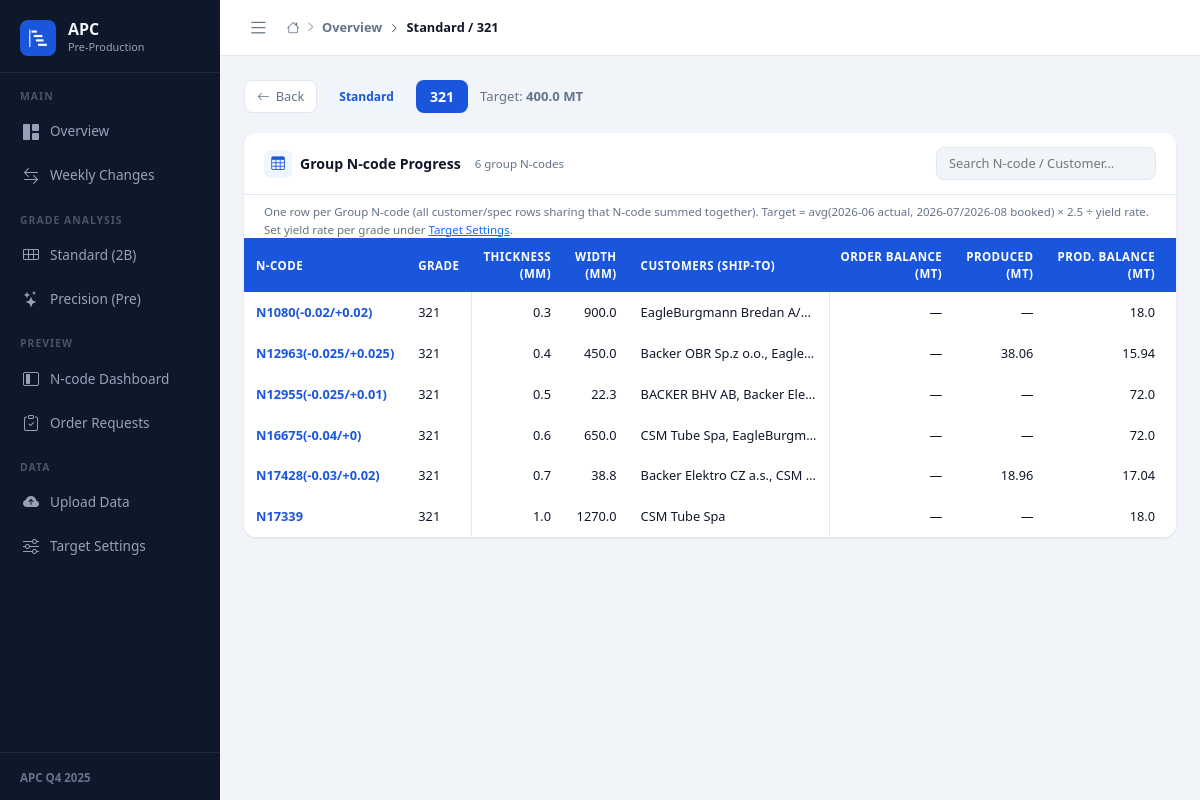
The app's page /detail/Standard/321 with its own data.
### tables this page shows
CREATE TABLE ncode_items (
    id INTEGER PRIMARY KEY AUTOINCREMENT,
    category TEXT NOT NULL,
    grade_astm TEXT NOT NULL,
    grade_en TEXT,
    thickness_mm REAL,
    n_code TEXT,
    covers_n_code TEXT,
    width_mm REAL,
    customer_sold_to TEXT,
    customer_ship_to TEXT,
    order_balance_qty REAL,
    produced_qty REAL,
    production_balance_qty REAL,
    preparation_qty REAL,
    production_plan_qty REAL,
    as_of_date TEXT,
    upload_id INTEGER REFERENCES upload_history(id),
    updated_at DATETIME DEFAULT CURRENT_TIMESTAMP
);

### app/routers/dashboard.py (the view)
@router.get("/detail/{category}/{grade:path}", response_class=HTMLResponse)
async def detail(request: Request, category: str, grade: str):
    if category == "Standard" and grade == "Other":
        placeholders = ",".join("?" * len(_STANDARD_OTHER_GRADES))
        target_clause = f"grade IN ({placeholders})"
        grade_params = tuple(_STANDARD_OTHER_GRADES)
        grade_set = set(_STANDARD_OTHER_GRADES)
    else:
        target_clause = "grade=?"
        grade_params = (grade,)
        grade_set = {grade}
    with get_db() as conn:
        target = conn.execute(
            f"SELECT SUM(target_qty_mt) as target_qty_mt FROM target_quantities WHERE category=? AND {target_clause}",
            (category, *grade_params),
        ).fetchone()
        grade_clause = "grade_astm IN ({})".format(",".join("?" * len(grade_set)))
        apc_rows = conn.execute(
            f"""SELECT * FROM sap_apc_orders
               WHERE ncode IN (SELECT n_code FROM ncode_items WHERE category=? AND {grade_clause})
               ORDER BY ncode, month""",
            (category, *grade_set),
        ).fetchall()
        master = _get_ncode_master_info(conn, category)
        history = _get_ncode_history_6m(conn, category)
        released = _get_released_order_by_ncode_month(conn)
        in_transit_by_ncode = _get_in_transit_by_ncode(conn)
        yield_rates = _get_yield_rates(conn, category)
    ncode_groups = []
    for nc, info in master.items():
        if info["grade"] not in grade_set:
            continue
        hist = history.get(nc, [0.0] * len(_HISTORY_MONTHS))
        jun_mt = hist[_HISTORY_MONTHS.index(NCODE_RATIO_ACTUAL_MONTH)]
        booked = released.get(nc, {})
        booked_mts = [(booked.get(m, 0) or 0) / 1000 for m in NCODE_RATIO_BOOKED_MONTHS]
        avg3_mt = (jun_mt + sum(booked_mts)) / (1 + len(NCODE_RATIO_BOOKED_MONTHS))
        yield_pct = yield_rates.get(info["grade"], 100) or 100
        target_order_mt = (
            round(avg3_mt * NCODE_RATIO_TARGET_MULTIPLIER / (yield_pct / 100), 3)
            if yield_pct > 0 else None
        )
        order_mt = round(info["prep_mt"], 3)
        production_mt = in_transit_by_ncode.get(nc, 0)
        ncode_groups.append({
            "n_code": nc,
            "grade": info["grade"],
            "thickness_mm": info["thickness_mm"],
            "width_mm": info["width_mm"],
            "customers": ", ".join(sorted(info["customers"])) if info["customers"] else "—",
            "order_balance_mt": round(info["order_balance_mt"], 3),
            "produced_mt": round(info["produced_mt"], 3),
            "production_balance_mt": round(info["production_balance_mt"], 3),
            "plan_mt": round(info["plan_mt"], 3),
            "order_mt": order_mt,
            "production_mt": production_mt,
            "avg3_mt": round(avg3_mt, 3),
            "yield_pct": yield_pct,
            "target_order_mt": target_order_mt,
            "order_pct": round(order_mt / target_order_mt * 100, 1) if target_order_mt else None,
            "production_pct": round(production_mt / target_order_mt * 100, 1) if target_order_mt else None,
        })
    ncode_groups.sort(key=lambda g: (g["thickness_mm"] or 0, g["n_code"] or ""))
    return templates.TemplateResponse(
        "detail.html",
        {
            "request": request,
            "category": category,
            "grade": grade,
            "ncode_groups": ncode_groups,
            "target_mt": target["target_qty_mt"] if target else None,
            "apc_orders": [dict(a) for a in apc_rows],
        },
    )

### templates/detail.html (shortened to what this page needs)
{% extends "base.html" %}
{% block breadcrumb %}
  <a href="/" style="color:var(--text-muted);text-decoration:none">Overview</a>
  <i class="bi bi-chevron-right" style="font-size:.6rem;margin:0 4px"></i>
  {{ category }} / {{ grade }}
{% endblock %}
{% block content %}
<div class="detail-header">
  <a href="/" class="back-btn"><i class="bi bi-arrow-left"></i> Back</a>
  <span class="cat-badge">{{ category }}</span>
  <span class="grade-badge">{{ grade }}</span>
  {% if target_mt %}
  <span style="font-size:.82rem;color:var(--text-muted)">
    Target: <strong>{{ target_mt }} MT</strong>
  </span>
  {% endif %}
</div>
<div class="dash-card">
  <div class="dash-card-header">
    <div class="dash-card-title">
      <span class="card-icon"><i class="bi bi-table"></i></span>
      Group N-code Progress
      <span style="font-size:.72rem;color:var(--text-muted);font-weight:400;margin-left:6px">{{ ncode_groups|length }} group N-codes</span>
    </div>
    <input type="text" id="filterInput" placeholder="Search N-code / Customer..."
           oninput="filterTable(this.value)"
           style="border:1px solid var(--border);border-radius:8px;padding:6px 12px;font-size:.8rem;background:var(--bg);width:220px">
  </div>
  <div style="padding:8px 20px 0;font-size:.72rem;color:var(--text-muted)">
    One row per Group N-code (all customer/spec rows sharing that N-code summed together).
    Target = avg({{ '2026-06' }} actual, {{ '2026-07' }}/{{ '2026-08' }} booked) × 2.5 ÷ yield rate.
    Set yield rate per grade under <a href="/settings">Target Settings</a>.
  </div>
  <div class="summary-table-wrap">
    <table class="summary-table" id="ncodeTable">
      <thead>
        <tr>
          <th>N-code</th>
          <th>Grade</th>
          <th class="num-cell border-l">Thickness<br>(mm)</th>
          <th class="num-cell">Width<br>(mm)</th>
          <th style="min-width:160px">Customers (Ship-to)</th>
          <th class="num-cell border-l">Order Balance<br>(MT)</th>
          <th class="num-cell" title="2B/Pre main sheet Produced Quantity, summed for this group">Produced<br>(MT)</th>
          <th class="num-cell">Prod. Balance<br>(MT)</th>
          <th class="num-cell">Plan Qty<br>(MT)</th>
        </tr>
      </thead>
      <tbody>
        {% for g in ncode_groups %}
        <tr class="ncode-row">
          <td><span style="font-weight:700;color:var(--primary)">{{ g.n_code or '—' }}</span></td>
          <td>{{ g.grade or '—' }}</td>
          <td class="num-cell border-l">{{ g.thickness_mm or '—' }}</td>
          <td class="num-cell">{{ g.width_mm or '—' }}</td>
          <td style="max-width:200px;overflow:hidden;text-overflow:ellipsis" title="{{ g.customers }}">
            {{ g.customers }}
          </td>
          <td class="num-cell border-l" style="{% if g.order_balance_mt and g.order_balance_mt < 0 %}color:#be123c;font-weight:600{% endif %}">
            {{ g.order_balance_mt if g.order_balance_mt else '—' }}
          </td>
          <td class="num-cell">{{ g.produced_mt if g.produced_mt else '—' }}</td>
          <td class="num-cell">{{ g.production_balance_mt if g.production_balance_mt else '—' }}</td>
          <td class="num-cell">{{ g.plan_mt if g.plan_mt else '—' }}</td>
        </tr>
        {% else %}
        <tr><td colspan="14" style="text-align:center;padding:32px;color:var(--text-muted)">No records found.</td></tr>
        {% endfor %}
      </tbody>
    </table>
  </div>
</div>
{% endblock %}

### static/css/style.css (style rules this page uses)
:root { --primary: #1a56db; --primary-dark: #1041b2; --primary-light: #eff6ff; --primary-mid: #3f83f8; --sidebar-bg: #0f172a; --sidebar-text: #94a3b8; --sidebar-hover: #1e293b; --sidebar-active:#1a56db; --bg: #f1f5f9; --card-bg: #ffffff; --border: #e2e8f0; --text-main: #0f172a; --text-muted: #64748b; --success: #057a55; --success-light: #def7ec; --warning: #b45309; --warning-light: #fef3c7; --danger: #be123c; --danger-light: #ffe4e6; --sidebar-w: 220px; --topbar-h: 56px; }
* { box-sizing: border-box; margin: 0; padding: 0; }
body { font-family: 'Segoe UI', system-ui, -apple-system, sans-serif; background: var(--bg); color: var(--text-main); font-size: 0.875rem; }
.dash-card { background: var(--card-bg); border-radius: 12px; box-shadow: 0 1px 3px rgba(0,0,0,.06), 0 1px 2px rgba(0,0,0,.04); margin-bottom: 20px; overflow: hidden; }
.dash-card-header { padding: 14px 20px; border-bottom: 1px solid var(--border); display: flex; align-items: center; justify-content: space-between; }
.dash-card-title { font-size: 0.88rem; font-weight: 700; color: var(--text-main); display: flex; align-items: center; gap: 8px; }
.dash-card-title .card-icon { width: 28px; height: 28px; border-radius: 6px; background: var(--primary-light); color: var(--primary); display: flex; align-items: center; justify-content: center; font-size: 0.85rem; }
.summary-table-wrap { overflow-x: auto; }
.summary-table { width: 100%; border-collapse: separate; border-spacing: 0; font-size: 0.8rem; }
.summary-table thead tr th { background: var(--primary); color: #fff; padding: 10px 12px; font-weight: 600; font-size: 0.72rem; text-transform: uppercase; letter-spacing: 0.04em; white-space: nowrap; border: none; }
.summary-table thead tr:first-child th:first-child { border-radius: 0; }
.summary-table tbody tr { border-bottom: 1px solid var(--border); transition: background 0.1s; }
.summary-table tbody tr:last-child { border-bottom: none; }
.summary-table td { padding: 10px 12px; white-space: nowrap; vertical-align: middle; }
.num-cell { text-align: right; font-variant-numeric: tabular-nums; }
.border-l { border-left: 1px solid var(--border); }
.detail-header { display: flex; align-items: center; gap: 12px; margin-bottom: 20px; }
.back-btn { background: var(--card-bg); border: 1px solid var(--border); border-radius: 8px; padding: 6px 12px; font-size: 0.8rem; color: var(--text-muted); text-decoration: none; display: flex; align-items: center; gap: 6px; transition: all 0.15s; }
.grade-badge { background: var(--primary); color: #fff; border-radius: 8px; padding: 6px 14px; font-size: 0.88rem; font-weight: 700; }
.cat-badge { background: var(--primary-light); color: var(--primary); border-radius: 6px; padding: 4px 10px; font-size: 0.75rem; font-weight: 600; }

### records on screen
ncode_items: n_code "N1080(-0.02/+0.02)", grade_astm "321", thickness_mm "0.3", width_mm "900.0", customers "EagleBurgmann Bredan A/…", order_balance_mt "—", produced_mt "—", production_balance_mt "18.0"
ncode_items: n_code "N12963(-0.025/+0.025)", grade_astm "321", thickness_mm "0.4", width_mm "450.0", customers "Backer OBR Sp.z o.o., Eagle…", order_balance_mt "—", produced_mt "38.06", production_balance_mt "15.94"
ncode_items: n_code "N12955(-0.025/+0.01)", grade_astm "321", thickness_mm "0.5", width_mm "22.3", customers "BACKER BHV AB, Backer Ele…", order_balance_mt "—", produced_mt "—", production_balance_mt "72.0"
ncode_items: n_code "N16675(-0.04/+0)", grade_astm "321", thickness_mm "0.6", width_mm "650.0", customers "CSM Tube Spa, EagleBurgm…", order_balance_mt "—", produced_mt "—", production_balance_mt "72.0"
ncode_items: n_code "N17428(-0.03/+0.02)", grade_astm "321", thickness_mm "0.7", width_mm "38.8", customers "Backer Elektro CZ a.s., CSM…", order_balance_mt "—", produced_mt "18.96", production_balance_mt "17.04"
ncode_items: n_code "N17339", grade_astm "321", thickness_mm "1.0", width_mm "1270.0", customers "CSM Tube Spa", order_balance_mt "—", produced_mt "—", production_balance_mt "18.0"

### other values on screen
{{ category }} "Standard"
{{ grade }} "321"
{{ target_mt }} "400.0"
{{ ncode_groups|length }} "6"
{{ '2026-06' }} "2026-06"
{{ '2026-07' }} "2026-07"
{{ '2026-08' }} "2026-08"
